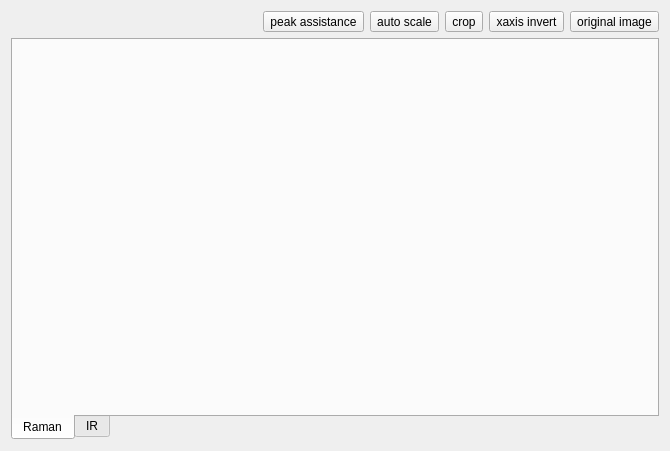
<?xml version="1.0" encoding="UTF-8"?>
<ui version="4.0">
 <class>FormPlot</class>
 <widget class="QWidget" name="FormPlot">
  <property name="geometry">
   <rect>
    <x>0</x>
    <y>0</y>
    <width>670</width>
    <height>451</height>
   </rect>
  </property>
  <property name="windowTitle">
   <string>Plot</string>
  </property>
  <layout class="QGridLayout" name="gridLayout">
   <item row="1" column="0">
    <widget class="QTabWidget" name="tabWidget">
     <property name="tabPosition">
      <enum>QTabWidget::TabPosition::South</enum>
     </property>
     <property name="currentIndex">
      <number>0</number>
     </property>
     <widget class="QWidget" name="tabRaman">
      <attribute name="title">
       <string>Raman</string>
      </attribute>
      <layout class="QGridLayout" name="gridLayout_3">
       <property name="leftMargin">
        <number>0</number>
       </property>
       <property name="topMargin">
        <number>0</number>
       </property>
       <property name="rightMargin">
        <number>0</number>
       </property>
       <property name="bottomMargin">
        <number>0</number>
       </property>
       <property name="spacing">
        <number>0</number>
       </property>
       <item row="0" column="0">
        <widget class="QStackedWidget" name="stackedWidget">
         <widget class="QWidget" name="pagePlot">
          <layout class="QGridLayout" name="gridLayout_5">
           <property name="leftMargin">
            <number>0</number>
           </property>
           <property name="topMargin">
            <number>0</number>
           </property>
           <property name="rightMargin">
            <number>0</number>
           </property>
           <property name="bottomMargin">
            <number>0</number>
           </property>
           <property name="spacing">
            <number>0</number>
           </property>
           <item row="0" column="0">
            <layout class="QGridLayout" name="gLayPlot"/>
           </item>
          </layout>
         </widget>
         <widget class="QWidget" name="pagePicture">
          <layout class="QGridLayout" name="gridLayout_4">
           <property name="leftMargin">
            <number>0</number>
           </property>
           <property name="topMargin">
            <number>0</number>
           </property>
           <property name="rightMargin">
            <number>0</number>
           </property>
           <property name="bottomMargin">
            <number>0</number>
           </property>
           <property name="spacing">
            <number>0</number>
           </property>
           <item row="0" column="0">
            <widget class="QGraphicsView" name="graphicsViewPicture"/>
           </item>
          </layout>
         </widget>
        </widget>
       </item>
      </layout>
     </widget>
     <widget class="QWidget" name="tabIR">
      <attribute name="title">
       <string>IR</string>
      </attribute>
     </widget>
    </widget>
   </item>
   <item row="0" column="0">
    <layout class="QHBoxLayout" name="hLay">
     <item>
      <spacer name="horizontalSpacer">
       <property name="orientation">
        <enum>Qt::Orientation::Horizontal</enum>
       </property>
       <property name="sizeHint" stdset="0">
        <size>
         <width>40</width>
         <height>20</height>
        </size>
       </property>
      </spacer>
     </item>
     <item>
      <widget class="QToolButton" name="tBtnPeakAssistance">
       <property name="text">
        <string>peak assistance</string>
       </property>
      </widget>
     </item>
     <item>
      <widget class="QToolButton" name="tBtnAutoScale">
       <property name="text">
        <string>auto scale</string>
       </property>
      </widget>
     </item>
     <item>
      <widget class="QToolButton" name="tBtnCrop">
       <property name="text">
        <string>crop</string>
       </property>
      </widget>
     </item>
     <item>
      <widget class="QToolButton" name="tBtnXaxisInvert">
       <property name="text">
        <string>xaxis invert</string>
       </property>
      </widget>
     </item>
     <item>
      <widget class="QToolButton" name="tBtnOriginalImage">
       <property name="text">
        <string>original image</string>
       </property>
      </widget>
     </item>
    </layout>
   </item>
  </layout>
 </widget>
 <resources/>
 <connections/>
</ui>
